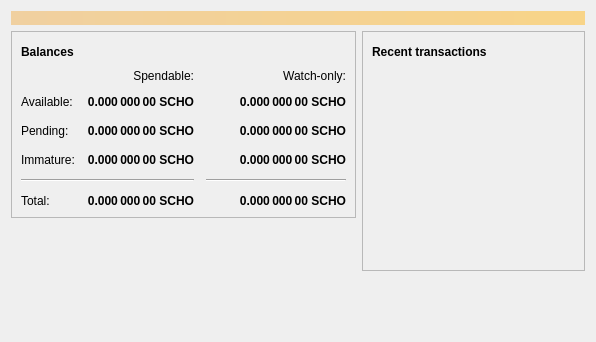
<?xml version="1.0" encoding="UTF-8"?>
<ui version="4.0">
 <class>OverviewPage</class>
 <widget class="QWidget" name="OverviewPage">
  <property name="geometry">
   <rect>
    <x>0</x>
    <y>0</y>
    <width>596</width>
    <height>342</height>
   </rect>
  </property>
  <property name="windowTitle">
   <string>Form</string>
  </property>
  <layout class="QVBoxLayout" name="topLayout">
   <item>
    <widget class="QLabel" name="labelAlerts">
     <property name="visible">
      <bool>false</bool>
     </property>
     <property name="styleSheet">
      <string notr="true">QLabel { background-color: qlineargradient(x1: 0, y1: 0, x2: 1, y2: 0, stop:0 #F0D0A0, stop:1 #F8D488); color:#000000; }</string>
     </property>
     <property name="wordWrap">
      <bool>true</bool>
     </property>
     <property name="margin">
      <number>3</number>
     </property>
     <property name="textInteractionFlags">
      <set>Qt::TextSelectableByMouse</set>
     </property>
    </widget>
   </item>
   <item>
    <layout class="QHBoxLayout" name="horizontalLayout" stretch="1,1">
     <item>
      <layout class="QVBoxLayout" name="verticalLayout_2">
       <item>
        <widget class="QFrame" name="frame">
         <property name="frameShape">
          <enum>QFrame::StyledPanel</enum>
         </property>
         <property name="frameShadow">
          <enum>QFrame::Raised</enum>
         </property>
         <layout class="QVBoxLayout" name="verticalLayout_4">
          <item>
           <layout class="QHBoxLayout" name="horizontalLayout_4">
            <item>
             <widget class="QLabel" name="label_5">
              <property name="font">
               <font>
                <weight>75</weight>
                <bold>true</bold>
               </font>
              </property>
              <property name="text">
               <string>Balances</string>
              </property>
             </widget>
            </item>
            <item>
             <widget class="QPushButton" name="labelWalletStatus">
              <property name="enabled">
               <bool>true</bool>
              </property>
              <property name="maximumSize">
               <size>
                <width>30</width>
                <height>16777215</height>
               </size>
              </property>
              <property name="toolTip">
               <string>The displayed information may be out of date. Your wallet automatically synchronizes with the Scholarshipcoin network after a connection is established, but this process has not completed yet.</string>
              </property>
              <property name="text">
               <string/>
              </property>
              <property name="icon">
               <iconset resource="../bitcoin.qrc">
                <normaloff>:/icons/warning</normaloff>
                <disabledoff>:/icons/warning</disabledoff>:/icons/warning</iconset>
              </property>
              <property name="iconSize">
               <size>
                <width>24</width>
                <height>24</height>
               </size>
              </property>
              <property name="flat">
               <bool>true</bool>
              </property>
             </widget>
            </item>
            <item>
             <spacer name="horizontalSpacer_3">
              <property name="orientation">
               <enum>Qt::Horizontal</enum>
              </property>
              <property name="sizeHint" stdset="0">
               <size>
                <width>40</width>
                <height>20</height>
               </size>
              </property>
             </spacer>
            </item>
           </layout>
          </item>
          <item>
           <layout class="QGridLayout" name="gridLayout">
            <property name="spacing">
             <number>12</number>
            </property>
            <item row="2" column="2">
             <widget class="QLabel" name="labelWatchPending">
              <property name="font">
               <font>
                <weight>75</weight>
                <bold>true</bold>
               </font>
              </property>
              <property name="cursor">
               <cursorShape>IBeamCursor</cursorShape>
              </property>
              <property name="toolTip">
               <string>Unconfirmed transactions to watch-only addresses</string>
              </property>
              <property name="text">
               <string notr="true">0.000 000 00 SCHO</string>
              </property>
              <property name="alignment">
               <set>Qt::AlignRight|Qt::AlignTrailing|Qt::AlignVCenter</set>
              </property>
              <property name="textInteractionFlags">
               <set>Qt::LinksAccessibleByMouse|Qt::TextSelectableByKeyboard|Qt::TextSelectableByMouse</set>
              </property>
             </widget>
            </item>
            <item row="2" column="1">
             <widget class="QLabel" name="labelUnconfirmed">
              <property name="font">
               <font>
                <weight>75</weight>
                <bold>true</bold>
               </font>
              </property>
              <property name="cursor">
               <cursorShape>IBeamCursor</cursorShape>
              </property>
              <property name="toolTip">
               <string>Total of transactions that have yet to be confirmed, and do not yet count toward the spendable balance</string>
              </property>
              <property name="text">
               <string notr="true">0.000 000 00 SCHO</string>
              </property>
              <property name="alignment">
               <set>Qt::AlignRight|Qt::AlignTrailing|Qt::AlignVCenter</set>
              </property>
              <property name="textInteractionFlags">
               <set>Qt::LinksAccessibleByMouse|Qt::TextSelectableByKeyboard|Qt::TextSelectableByMouse</set>
              </property>
             </widget>
            </item>
            <item row="3" column="2">
             <widget class="QLabel" name="labelWatchImmature">
              <property name="font">
               <font>
                <weight>75</weight>
                <bold>true</bold>
               </font>
              </property>
              <property name="cursor">
               <cursorShape>IBeamCursor</cursorShape>
              </property>
              <property name="toolTip">
               <string>Mined balance in watch-only addresses that has not yet matured</string>
              </property>
              <property name="text">
               <string notr="true">0.000 000 00 SCHO</string>
              </property>
              <property name="alignment">
               <set>Qt::AlignRight|Qt::AlignTrailing|Qt::AlignVCenter</set>
              </property>
              <property name="textInteractionFlags">
               <set>Qt::LinksAccessibleByMouse|Qt::TextSelectableByKeyboard|Qt::TextSelectableByMouse</set>
              </property>
             </widget>
            </item>
            <item row="4" column="0" colspan="2">
             <widget class="Line" name="line">
              <property name="orientation">
               <enum>Qt::Horizontal</enum>
              </property>
             </widget>
            </item>
            <item row="4" column="2">
             <widget class="Line" name="lineWatchBalance">
              <property name="sizePolicy">
               <sizepolicy hsizetype="Preferred" vsizetype="Fixed">
                <horstretch>0</horstretch>
                <verstretch>0</verstretch>
               </sizepolicy>
              </property>
              <property name="minimumSize">
               <size>
                <width>140</width>
                <height>0</height>
               </size>
              </property>
              <property name="orientation">
               <enum>Qt::Horizontal</enum>
              </property>
             </widget>
            </item>
            <item row="5" column="0">
             <widget class="QLabel" name="labelTotalText">
              <property name="text">
               <string>Total:</string>
              </property>
             </widget>
            </item>
            <item row="3" column="1">
             <widget class="QLabel" name="labelImmature">
              <property name="font">
               <font>
                <weight>75</weight>
                <bold>true</bold>
               </font>
              </property>
              <property name="cursor">
               <cursorShape>IBeamCursor</cursorShape>
              </property>
              <property name="toolTip">
               <string>Mined balance that has not yet matured</string>
              </property>
              <property name="text">
               <string notr="true">0.000 000 00 SCHO</string>
              </property>
              <property name="alignment">
               <set>Qt::AlignRight|Qt::AlignTrailing|Qt::AlignVCenter</set>
              </property>
              <property name="textInteractionFlags">
               <set>Qt::LinksAccessibleByMouse|Qt::TextSelectableByKeyboard|Qt::TextSelectableByMouse</set>
              </property>
             </widget>
            </item>
            <item row="2" column="3">
             <spacer name="horizontalSpacer_2">
              <property name="orientation">
               <enum>Qt::Horizontal</enum>
              </property>
              <property name="sizeHint" stdset="0">
               <size>
                <width>40</width>
                <height>20</height>
               </size>
              </property>
             </spacer>
            </item>
            <item row="3" column="0">
             <widget class="QLabel" name="labelImmatureText">
              <property name="text">
               <string>Immature:</string>
              </property>
             </widget>
            </item>
            <item row="5" column="1">
             <widget class="QLabel" name="labelTotal">
              <property name="font">
               <font>
                <weight>75</weight>
                <bold>true</bold>
               </font>
              </property>
              <property name="cursor">
               <cursorShape>IBeamCursor</cursorShape>
              </property>
              <property name="toolTip">
               <string>Your current total balance</string>
              </property>
              <property name="text">
               <string notr="true">0.000 000 00 SCHO</string>
              </property>
              <property name="alignment">
               <set>Qt::AlignRight|Qt::AlignTrailing|Qt::AlignVCenter</set>
              </property>
              <property name="textInteractionFlags">
               <set>Qt::LinksAccessibleByMouse|Qt::TextSelectableByKeyboard|Qt::TextSelectableByMouse</set>
              </property>
             </widget>
            </item>
            <item row="5" column="2">
             <widget class="QLabel" name="labelWatchTotal">
              <property name="font">
               <font>
                <weight>75</weight>
                <bold>true</bold>
               </font>
              </property>
              <property name="cursor">
               <cursorShape>IBeamCursor</cursorShape>
              </property>
              <property name="toolTip">
               <string>Current total balance in watch-only addresses</string>
              </property>
              <property name="text">
               <string notr="true">0.000 000 00 SCHO</string>
              </property>
              <property name="alignment">
               <set>Qt::AlignRight|Qt::AlignTrailing|Qt::AlignVCenter</set>
              </property>
              <property name="textInteractionFlags">
               <set>Qt::LinksAccessibleByMouse|Qt::TextSelectableByKeyboard|Qt::TextSelectableByMouse</set>
              </property>
             </widget>
            </item>
            <item row="0" column="2">
             <widget class="QLabel" name="labelWatchonly">
              <property name="text">
               <string>Watch-only:</string>
              </property>
              <property name="alignment">
               <set>Qt::AlignRight|Qt::AlignTrailing|Qt::AlignVCenter</set>
              </property>
             </widget>
            </item>
            <item row="1" column="0">
             <widget class="QLabel" name="labelBalanceText">
              <property name="text">
               <string>Available:</string>
              </property>
             </widget>
            </item>
            <item row="1" column="1">
             <widget class="QLabel" name="labelBalance">
              <property name="font">
               <font>
                <weight>75</weight>
                <bold>true</bold>
               </font>
              </property>
              <property name="cursor">
               <cursorShape>IBeamCursor</cursorShape>
              </property>
              <property name="toolTip">
               <string>Your current spendable balance</string>
              </property>
              <property name="text">
               <string notr="true">0.000 000 00 SCHO</string>
              </property>
              <property name="alignment">
               <set>Qt::AlignRight|Qt::AlignTrailing|Qt::AlignVCenter</set>
              </property>
              <property name="textInteractionFlags">
               <set>Qt::LinksAccessibleByMouse|Qt::TextSelectableByKeyboard|Qt::TextSelectableByMouse</set>
              </property>
             </widget>
            </item>
            <item row="1" column="2">
             <widget class="QLabel" name="labelWatchAvailable">
              <property name="font">
               <font>
                <weight>75</weight>
                <bold>true</bold>
               </font>
              </property>
              <property name="cursor">
               <cursorShape>IBeamCursor</cursorShape>
              </property>
              <property name="toolTip">
               <string>Your current balance in watch-only addresses</string>
              </property>
              <property name="text">
               <string notr="true">0.000 000 00 SCHO</string>
              </property>
              <property name="alignment">
               <set>Qt::AlignRight|Qt::AlignTrailing|Qt::AlignVCenter</set>
              </property>
              <property name="textInteractionFlags">
               <set>Qt::LinksAccessibleByMouse|Qt::TextSelectableByKeyboard|Qt::TextSelectableByMouse</set>
              </property>
             </widget>
            </item>
            <item row="2" column="0">
             <widget class="QLabel" name="labelPendingText">
              <property name="text">
               <string>Pending:</string>
              </property>
             </widget>
            </item>
            <item row="0" column="1">
             <widget class="QLabel" name="labelSpendable">
              <property name="text">
               <string>Spendable:</string>
              </property>
              <property name="alignment">
               <set>Qt::AlignRight|Qt::AlignTrailing|Qt::AlignVCenter</set>
              </property>
             </widget>
            </item>
           </layout>
          </item>
         </layout>
        </widget>
       </item>
       <item>
        <spacer name="verticalSpacer">
         <property name="orientation">
          <enum>Qt::Vertical</enum>
         </property>
         <property name="sizeHint" stdset="0">
          <size>
           <width>20</width>
           <height>40</height>
          </size>
         </property>
        </spacer>
       </item>
      </layout>
     </item>
     <item>
      <layout class="QVBoxLayout" name="verticalLayout_3">
       <item>
        <widget class="QFrame" name="frame_2">
         <property name="frameShape">
          <enum>QFrame::StyledPanel</enum>
         </property>
         <property name="frameShadow">
          <enum>QFrame::Raised</enum>
         </property>
         <layout class="QVBoxLayout" name="verticalLayout">
          <item>
           <layout class="QHBoxLayout" name="horizontalLayout_2">
            <item>
             <widget class="QLabel" name="label_4">
              <property name="font">
               <font>
                <weight>75</weight>
                <bold>true</bold>
               </font>
              </property>
              <property name="text">
               <string>Recent transactions</string>
              </property>
             </widget>
            </item>
            <item>
             <widget class="QPushButton" name="labelTransactionsStatus">
              <property name="enabled">
               <bool>true</bool>
              </property>
              <property name="maximumSize">
               <size>
                <width>30</width>
                <height>16777215</height>
               </size>
              </property>
              <property name="toolTip">
               <string>The displayed information may be out of date. Your wallet automatically synchronizes with the Scholarshipcoin network after a connection is established, but this process has not completed yet.</string>
              </property>
              <property name="text">
               <string/>
              </property>
              <property name="icon">
               <iconset resource="../bitcoin.qrc">
                <normaloff>:/icons/warning</normaloff>
                <disabledoff>:/icons/warning</disabledoff>:/icons/warning</iconset>
              </property>
              <property name="iconSize">
               <size>
                <width>24</width>
                <height>24</height>
               </size>
              </property>
              <property name="flat">
               <bool>true</bool>
              </property>
             </widget>
            </item>
            <item>
             <spacer name="horizontalSpacer">
              <property name="orientation">
               <enum>Qt::Horizontal</enum>
              </property>
              <property name="sizeHint" stdset="0">
               <size>
                <width>40</width>
                <height>20</height>
               </size>
              </property>
             </spacer>
            </item>
           </layout>
          </item>
          <item>
           <widget class="QListView" name="listTransactions">
            <property name="styleSheet">
             <string notr="true">QListView { background: transparent; }</string>
            </property>
            <property name="frameShape">
             <enum>QFrame::NoFrame</enum>
            </property>
            <property name="verticalScrollBarPolicy">
             <enum>Qt::ScrollBarAlwaysOff</enum>
            </property>
            <property name="horizontalScrollBarPolicy">
             <enum>Qt::ScrollBarAlwaysOff</enum>
            </property>
            <property name="selectionMode">
             <enum>QAbstractItemView::NoSelection</enum>
            </property>
           </widget>
          </item>
         </layout>
        </widget>
       </item>
       <item>
        <spacer name="verticalSpacer_2">
         <property name="orientation">
          <enum>Qt::Vertical</enum>
         </property>
         <property name="sizeHint" stdset="0">
          <size>
           <width>20</width>
           <height>40</height>
          </size>
         </property>
        </spacer>
       </item>
      </layout>
     </item>
    </layout>
   </item>
  </layout>
 </widget>
 <resources/>
 <connections/>
</ui>
